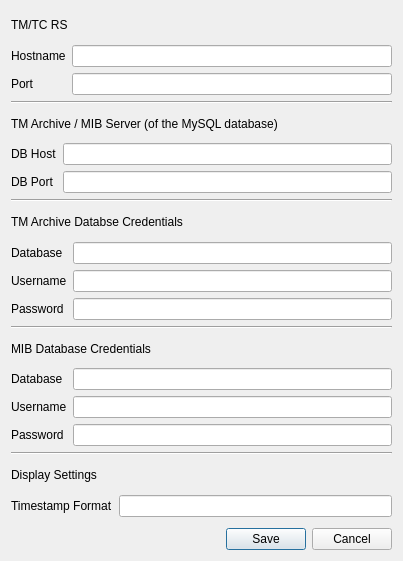
<?xml version="1.0" encoding="UTF-8"?>
<ui version="4.0">
 <class>ServerSettings</class>
 <widget class="QDialog" name="ServerSettings">
  <property name="geometry">
   <rect>
    <x>0</x>
    <y>0</y>
    <width>403</width>
    <height>561</height>
   </rect>
  </property>
  <property name="windowTitle">
   <string>Server Settings</string>
  </property>
  <layout class="QVBoxLayout" name="verticalLayout_3">
   <item>
    <widget class="QLabel" name="label_10">
     <property name="text">
      <string>TM/TC RS</string>
     </property>
    </widget>
   </item>
   <item>
    <layout class="QHBoxLayout" name="horizontalLayout">
     <item>
      <layout class="QFormLayout" name="formLayout_2">
       <item row="0" column="0">
        <widget class="QLabel" name="label">
         <property name="text">
          <string>Hostname</string>
         </property>
        </widget>
       </item>
       <item row="0" column="1">
        <widget class="QLineEdit" name="lineEdit"/>
       </item>
       <item row="1" column="0">
        <widget class="QLabel" name="label_2">
         <property name="text">
          <string>Port</string>
         </property>
        </widget>
       </item>
       <item row="1" column="1">
        <widget class="QLineEdit" name="lineEdit_2"/>
       </item>
      </layout>
     </item>
    </layout>
   </item>
   <item>
    <widget class="Line" name="line">
     <property name="orientation">
      <enum>Qt::Horizontal</enum>
     </property>
    </widget>
   </item>
   <item>
    <widget class="QLabel" name="label_11">
     <property name="text">
      <string>TM Archive / MIB Server (of the MySQL database)</string>
     </property>
    </widget>
   </item>
   <item>
    <layout class="QHBoxLayout" name="horizontalLayout_2">
     <item>
      <layout class="QFormLayout" name="formLayout">
       <item row="0" column="0">
        <widget class="QLabel" name="label_3">
         <property name="text">
          <string>DB Host</string>
         </property>
        </widget>
       </item>
       <item row="0" column="1">
        <widget class="QLineEdit" name="server"/>
       </item>
       <item row="1" column="0">
        <widget class="QLabel" name="portLabel">
         <property name="text">
          <string>DB Port</string>
         </property>
        </widget>
       </item>
       <item row="1" column="1">
        <widget class="QLineEdit" name="port"/>
       </item>
      </layout>
     </item>
    </layout>
   </item>
   <item>
    <widget class="Line" name="line_2">
     <property name="orientation">
      <enum>Qt::Horizontal</enum>
     </property>
    </widget>
   </item>
   <item>
    <widget class="QLabel" name="label_12">
     <property name="text">
      <string>TM Archive Databse Credentials</string>
     </property>
    </widget>
   </item>
   <item>
    <layout class="QHBoxLayout" name="horizontalLayout_3">
     <item>
      <layout class="QFormLayout" name="formLayout_3">
       <item row="2" column="1">
        <widget class="QLineEdit" name="pw"/>
       </item>
       <item row="2" column="0">
        <widget class="QLabel" name="label_6">
         <property name="text">
          <string>Password</string>
         </property>
        </widget>
       </item>
       <item row="1" column="1">
        <widget class="QLineEdit" name="user"/>
       </item>
       <item row="1" column="0">
        <widget class="QLabel" name="label_5">
         <property name="text">
          <string>Username</string>
         </property>
        </widget>
       </item>
       <item row="0" column="1">
        <widget class="QLineEdit" name="db"/>
       </item>
       <item row="0" column="0">
        <widget class="QLabel" name="label_4">
         <property name="text">
          <string>Database</string>
         </property>
        </widget>
       </item>
      </layout>
     </item>
    </layout>
   </item>
   <item>
    <widget class="Line" name="line_3">
     <property name="orientation">
      <enum>Qt::Horizontal</enum>
     </property>
    </widget>
   </item>
   <item>
    <widget class="QLabel" name="label_13">
     <property name="text">
      <string>MIB Database Credentials</string>
     </property>
    </widget>
   </item>
   <item>
    <layout class="QHBoxLayout" name="horizontalLayout_6">
     <item>
      <layout class="QFormLayout" name="formLayout_5">
       <item row="3" column="1">
        <widget class="QLineEdit" name="mib_pw"/>
       </item>
       <item row="3" column="0">
        <widget class="QLabel" name="label_7">
         <property name="text">
          <string>Password</string>
         </property>
        </widget>
       </item>
       <item row="2" column="0">
        <widget class="QLabel" name="label_8">
         <property name="text">
          <string>Username</string>
         </property>
        </widget>
       </item>
       <item row="2" column="1">
        <widget class="QLineEdit" name="mib_user"/>
       </item>
       <item row="1" column="0">
        <widget class="QLabel" name="label_9">
         <property name="text">
          <string>Database</string>
         </property>
        </widget>
       </item>
       <item row="1" column="1">
        <widget class="QLineEdit" name="mib_db"/>
       </item>
      </layout>
     </item>
    </layout>
   </item>
   <item>
    <widget class="Line" name="line_4">
     <property name="orientation">
      <enum>Qt::Horizontal</enum>
     </property>
    </widget>
   </item>
   <item>
    <widget class="QLabel" name="label_14">
     <property name="text">
      <string>Display Settings</string>
     </property>
    </widget>
   </item>
   <item>
    <layout class="QFormLayout" name="formLayout_4">
     <item row="0" column="0">
      <widget class="QLabel" name="label_15">
       <property name="text">
        <string>Timestamp Format</string>
       </property>
      </widget>
     </item>
     <item row="0" column="1">
      <widget class="QLineEdit" name="time_fmt"/>
     </item>
    </layout>
   </item>
   <item>
    <widget class="QDialogButtonBox" name="buttonBox">
     <property name="orientation">
      <enum>Qt::Horizontal</enum>
     </property>
     <property name="standardButtons">
      <set>QDialogButtonBox::Cancel|QDialogButtonBox::Save</set>
     </property>
    </widget>
   </item>
  </layout>
 </widget>
 <tabstops>
  <tabstop>lineEdit</tabstop>
  <tabstop>lineEdit_2</tabstop>
  <tabstop>server</tabstop>
  <tabstop>port</tabstop>
  <tabstop>db</tabstop>
  <tabstop>user</tabstop>
  <tabstop>pw</tabstop>
  <tabstop>mib_db</tabstop>
  <tabstop>mib_user</tabstop>
  <tabstop>mib_pw</tabstop>
 </tabstops>
 <resources/>
 <connections>
  <connection>
   <sender>buttonBox</sender>
   <signal>accepted()</signal>
   <receiver>ServerSettings</receiver>
   <slot>accept()</slot>
   <hints>
    <hint type="sourcelabel">
     <x>248</x>
     <y>254</y>
    </hint>
    <hint type="destinationlabel">
     <x>157</x>
     <y>274</y>
    </hint>
   </hints>
  </connection>
  <connection>
   <sender>buttonBox</sender>
   <signal>rejected()</signal>
   <receiver>ServerSettings</receiver>
   <slot>reject()</slot>
   <hints>
    <hint type="sourcelabel">
     <x>316</x>
     <y>260</y>
    </hint>
    <hint type="destinationlabel">
     <x>286</x>
     <y>274</y>
    </hint>
   </hints>
  </connection>
 </connections>
</ui>
